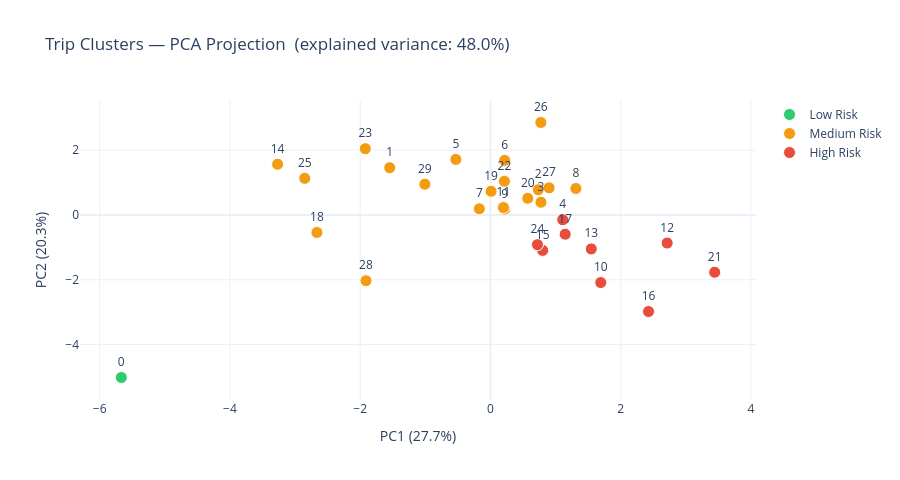

The notebook cell saved with this chart:
### Markdown cell above
## 3. PCA Scatter — Cluster Visualisation

### Code cell
from sklearn.preprocessing import StandardScaler

feat_cols = [c for c in fleet_df.columns if c not in ('risk_cluster', 'risk_label')]
X_scaled  = StandardScaler().fit_transform(fleet_df[feat_cols])
pca       = PCA(n_components=2, random_state=42)
coords    = pca.fit_transform(X_scaled)

fig = go.Figure()
for cluster_id, label in RISK_LABELS.items():
    mask = labels == cluster_id
    fig.add_trace(go.Scatter(
        x=coords[mask, 0], y=coords[mask, 1],
        mode='markers+text',
        marker=dict(color=RISK_COLORS[cluster_id], size=12,
                    line=dict(color='white', width=1)),
        text=[str(i) for i in np.where(mask)[0]],
        textposition='top center',
        name=label,
    ))

fig.update_layout(
    title=f'Trip Clusters — PCA Projection  (explained variance: {pca.explained_variance_ratio_.sum():.1%})',
    xaxis_title=f'PC1 ({pca.explained_variance_ratio_[0]:.1%})',
    yaxis_title=f'PC2 ({pca.explained_variance_ratio_[1]:.1%})',
    height=480, template='plotly_white',
)
fig.show()

### Figure 1 — Plotly figure (JSON) as saved in the notebook; plotly's stock layout.template omitted (floating-point values rounded to 4 significant figures)
{"data": [{"marker": {"color": "#2ecc71", "line": {"color": "white", "width": 1}, "size": 12}, "mode": "markers+text", "name": "Low Risk", "text": ["0"], "textposition": "top center", "type": "scatter", "x": [-5.668], "y": [-5.017]}, {"marker": {"color": "#f39c12", "line": {"color": "white", "width": 1}, "size": 12}, "mode": "markers+text", "name": "Medium Risk", "text": ["1", "2", "3", "5", "6", "7", "8", "9", "11", "14", "18", "19", "20", "22", "23", "25", "26", "27", "28", "29"], "textposition": "top center", "type": "scatter", "x": [-1.547, 0.7344, 0.7754, -0.5308, 0.2188, -0.1704, 1.312, 0.2174, 0.1996, -3.268, -2.664, 0.009863, 0.5735, 0.2145, -1.921, -2.851, 0.7739, 0.9012, -1.911, -1.007], "y": [1.456, 0.7785, 0.3923, 1.714, 1.684, 0.1887, 0.8167, 0.1769, 0.2275, 1.566, -0.5412, 0.729, 0.5137, 1.04, 2.044, 1.13, 2.853, 0.8361, -2.029, 0.9485]}, {"marker": {"color": "#e74c3c", "line": {"color": "white", "width": 1}, "size": 12}, "mode": "markers+text", "name": "High Risk", "text": ["4", "10", "12", "13", "15", "16", "17", "21", "24"], "textposition": "top center", "type": "scatter", "x": [1.11, 1.694, 2.714, 1.548, 0.802, 2.428, 1.148, 3.443, 0.7217], "y": [-0.1488, -2.087, -0.8673, -1.048, -1.095, -2.981, -0.5951, -1.768, -0.9177]}], "layout": {"height": 480, "title": {"text": "Trip Clusters — PCA Projection  (explained variance: 48.0%)"}, "xaxis": {"title": {"text": "PC1 (27.7%)"}}, "yaxis": {"title": {"text": "PC2 (20.3%)"}}}}
